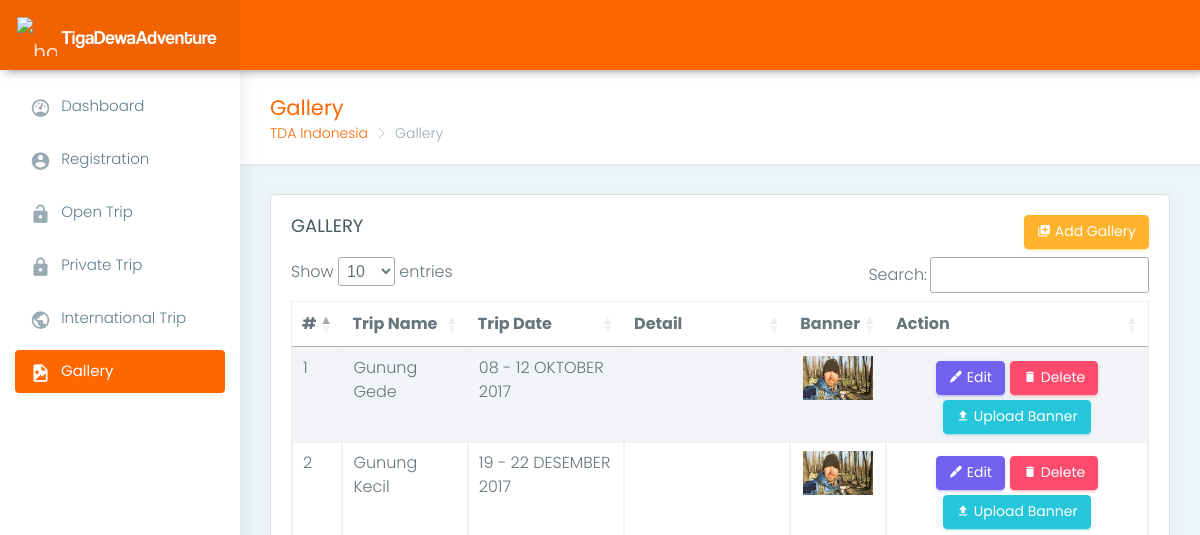
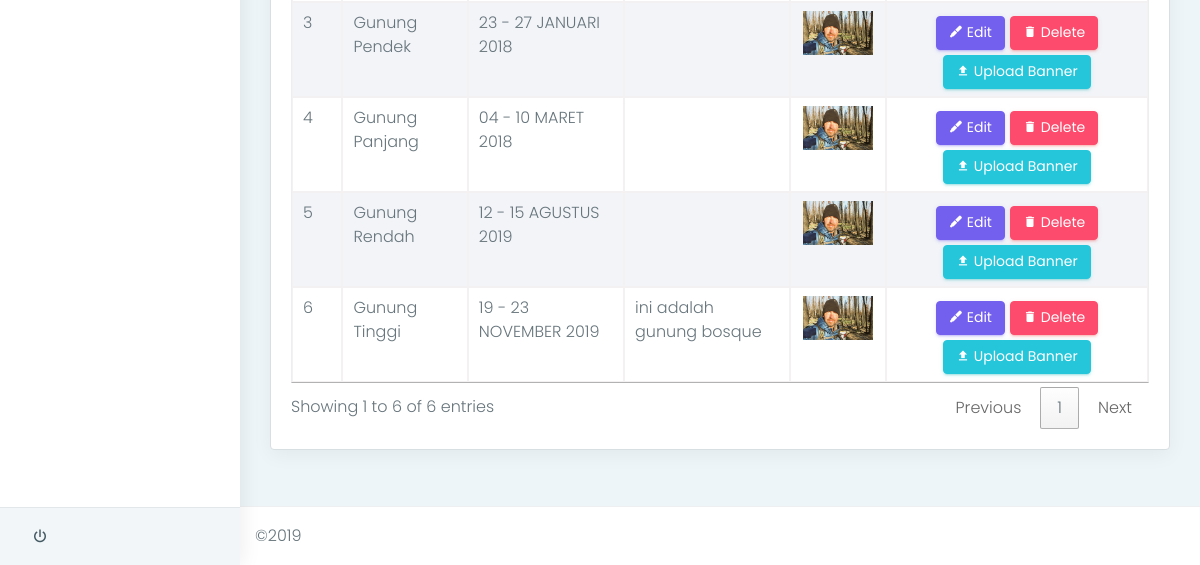
/index.php/_gallery, run on an earlier commit of the app's database (2 pictures, top to bottom).
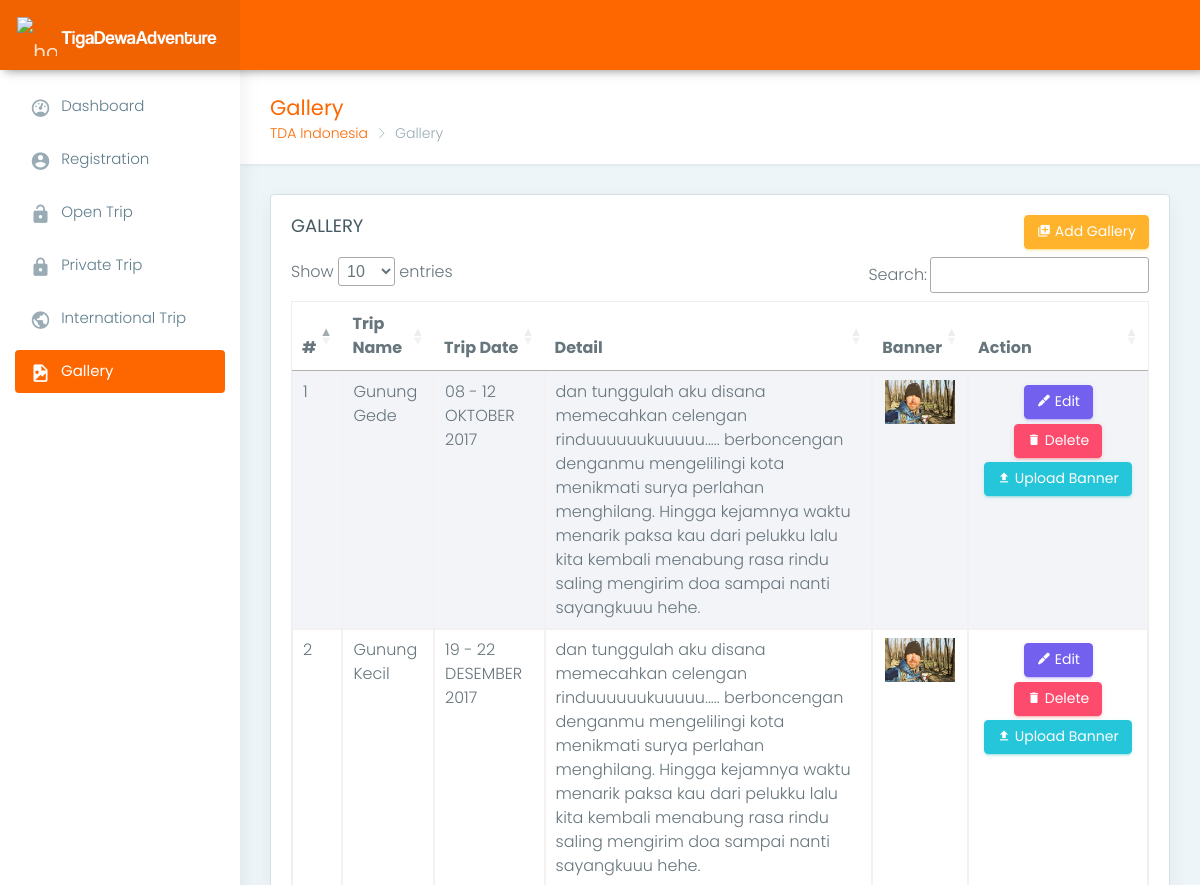
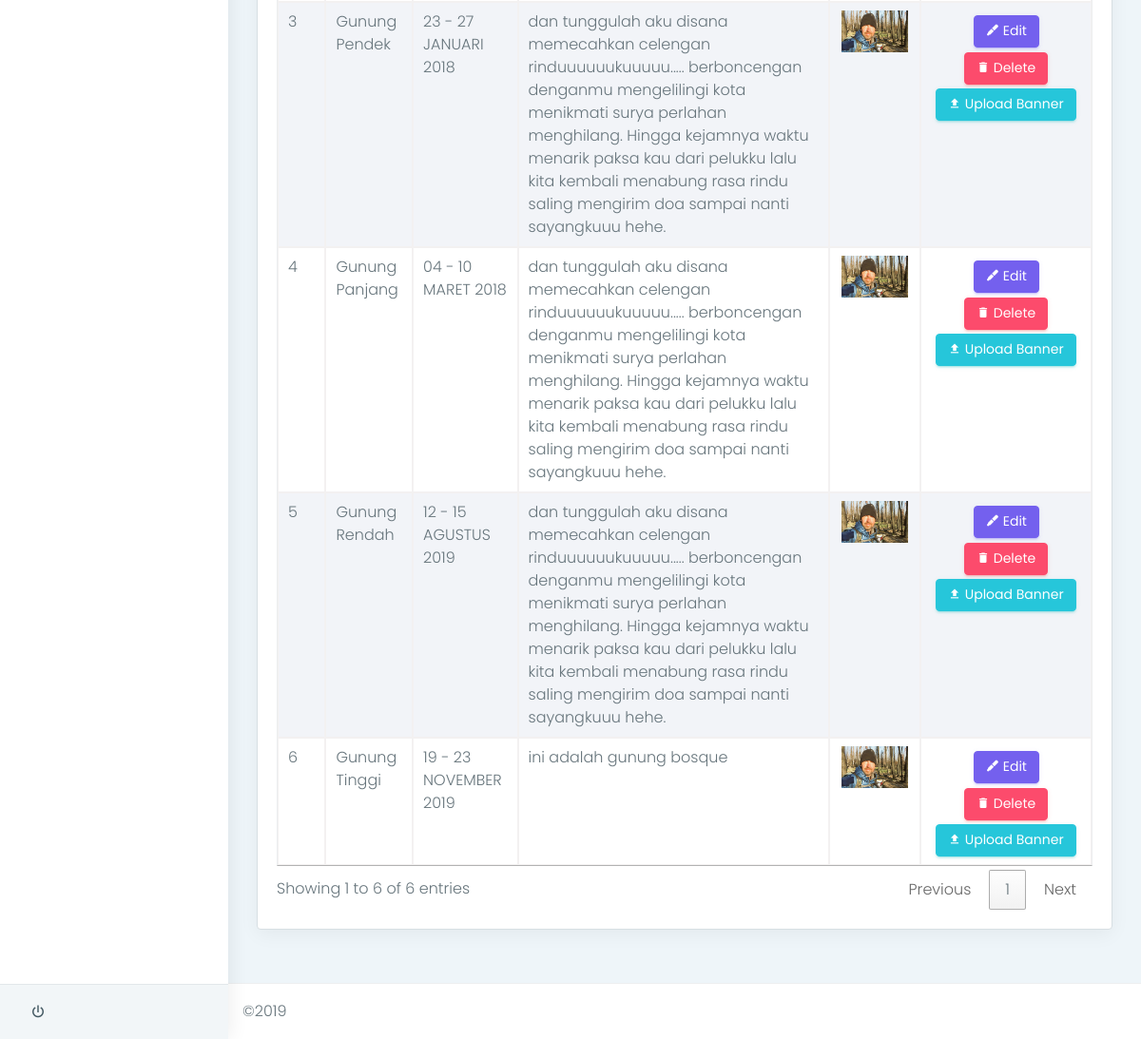
And on a later commit of the database (2 pictures, top to bottom).
### tables this page shows
CREATE TABLE `gallery` (
  `id_gallery` int(11) NOT NULL,
  `picture` varchar(200) NOT NULL,
  `tripDate` varchar(100) NOT NULL,
  `year` int(11) NOT NULL,
  `tripName` varchar(100) NOT NULL,
  `detail` text NOT NULL
);

### application/controllers/_gallery.php (called while the page is built, shortened)
<?php
class _gallery extends CI_Controller {
	public function __construct()
	{
		$this->load->model('_gallerymodel', 'gm');
	}
	public function index()
	{
		$data['gallery'] = $this->gm->getGallery();
		$this->load->view('admin/gallery', $data);
	}
}

### index.php (called while the page is built, shortened)
<?php
require_once BASEPATH.'core/CodeIgniter.php';

### application/models/_gallerymodel.php (called while the page is built, shortened)
<?php
class _gallerymodel extends CI_Model {
	public function getGallery()
	{
		return $this->db->get('gallery')->result();
	}
}

### application/views/admin/gallery.php (the view, shortened to what the changed rows need)
<!DOCTYPE html>
<html lang="en">
<head>
    <link href="<?=base_url()?>assets_admin/plugins/bootstrap/css/bootstrap.min.css" rel="stylesheet">
    <link href="<?=base_url()?>assets_admin/plugins/chartist-js/dist/chartist.min.css" rel="stylesheet">
    <link href="<?=base_url()?>assets_admin/plugins/chartist-js/dist/chartist-init.css" rel="stylesheet">
    <link href="<?=base_url()?>assets_admin/plugins/chartist-plugin-tooltip-master/dist/chartist-plugin-tooltip.css" rel="stylesheet">
    <link href="<?=base_url()?>assets_admin/plugins/c3-master/c3.min.css" rel="stylesheet">
    <link href="<?=base_url()?>assets_admin/css/style.css" rel="stylesheet">
    <link href="<?=base_url()?>assets_admin/css/colors/blue.css" id="theme" rel="stylesheet">
    <link rel="stylesheet" type="text/css" href="https://cdn.datatables.net/1.10.20/css/jquery.dataTables.css">
</head>
<body class="fix-header fix-sidebar card-no-border">
    <div id="main-wrapper">
        <div class="page-wrapper">
            <div class="container-fluid">
                <div class="row">
                    <div class="col-lg-12">
                        <div class="card">
                            <div class="card-block">
                                <div class="table-responsive">
                                    <table class="table table-striped table-bordered" id="dtTables">
                                        <thead>
                                            <tr>
                                                <th>#</th>
                                                <th>Trip Name</th>
                                                <th>Trip Date</th>
                                                <th>Detail</th>
                                                <th>Banner</th>
                                                <th>Action</th>
                                            </tr>
                                        </thead>
                                        <tbody>
                                            <?php
                                                foreach ($gallery as $o ) {
                                                    echo '
                                                        <tr>
                                                            <td>'.$o->id_gallery.'</td>
                                                            <td>'.$o->tripName.'</td>
                                                            <td>'.$o->tripDate.' '.$o->year.'</td>
                                                            <td>'.$o->detail.'</td>
                                                            <td align="center"><img src="'.base_url('assets/uploads/'.$o->picture).'" style="width: 70px;" alt="img"></td>
                                                            <td align="center">
                                                                <a onclick="edit('.$o->id_gallery.')" href="#"
                                                                    data-toggle="modal" data-target="#update"
                                                                    class="m-t-5 waves-effect waves-dark btn btn-primary">
                                                                    <i class="mdi mdi-grease-pencil"></i> Edit
                                                                </a>
                                                                <a href="'.base_url('index.php/_gallery/delete/'.$o->id_gallery).'"
                                                                    class="m-t-5 waves-effect waves-light btn btn-danger">
                                                                    <i class="mdi mdi-delete"></i> Delete
                                                                </a>
                                                                <a onclick="upload('.$o->id_gallery.')" href="#"
                                                                    data-toggle="modal" data-target="#upload"
                                                                    class="m-t-5 waves-effect waves-dark btn btn-success">
                                                                    <i class="mdi mdi-upload"></i> Upload Banner
                                                                </a>
                                                            </td>
                                                        </tr>
                                                    ';
                                                }
                                            ?>
                                        </tbody>
                                    </table>
                                </div>
                            </div>
                        </div>
                    </div>
                </div>
            </div>
        </div>
    </div>
</body>
</html>

What changed in the data, as far as the page shows it:
changed gallery "Gunung Gede": detail (not shown) → "dan tunggulah aku disana memecahkan celengan rinduuuuuukuuuuu..... berboncengan denganmu mengelilingi kota menikmati surya perlahan menghilang. Hingga kejamnya waktu menarik paksa kau dari pelukku lalu kita kembali menabung rasa rindu saling mengirim doa sampai nanti sayangkuuu hehe."
changed gallery "Gunung Kecil": detail (not shown) → "dan tunggulah aku disana memecahkan celengan rinduuuuuukuuuuu..... berboncengan denganmu mengelilingi kota menikmati surya perlahan menghilang. Hingga kejamnya waktu menarik paksa kau dari pelukku lalu kita kembali menabung rasa rindu saling mengirim doa sampai nanti sayangkuuu hehe."
changed gallery "Gunung Pendek": detail (not shown) → "dan tunggulah aku disana memecahkan celengan rinduuuuuukuuuuu..... berboncengan denganmu mengelilingi kota menikmati surya perlahan menghilang. Hingga kejamnya waktu menarik paksa kau dari pelukku lalu kita kembali menabung rasa rindu saling mengirim doa sampai nanti sayangkuuu hehe."
changed gallery "Gunung Panjang": detail (not shown) → "dan tunggulah aku disana memecahkan celengan rinduuuuuukuuuuu..... berboncengan denganmu mengelilingi kota menikmati surya perlahan menghilang. Hingga kejamnya waktu menarik paksa kau dari pelukku lalu kita kembali menabung rasa rindu saling mengirim doa sampai nanti sayangkuuu hehe."
changed gallery "Gunung Rendah": detail (not shown) → "dan tunggulah aku disana memecahkan celengan rinduuuuuukuuuuu..... berboncengan denganmu mengelilingi kota menikmati surya perlahan menghilang. Hingga kejamnya waktu menarik paksa kau dari pelukku lalu kita kembali menabung rasa rindu saling mengirim doa sampai nanti sayangkuuu hehe."
